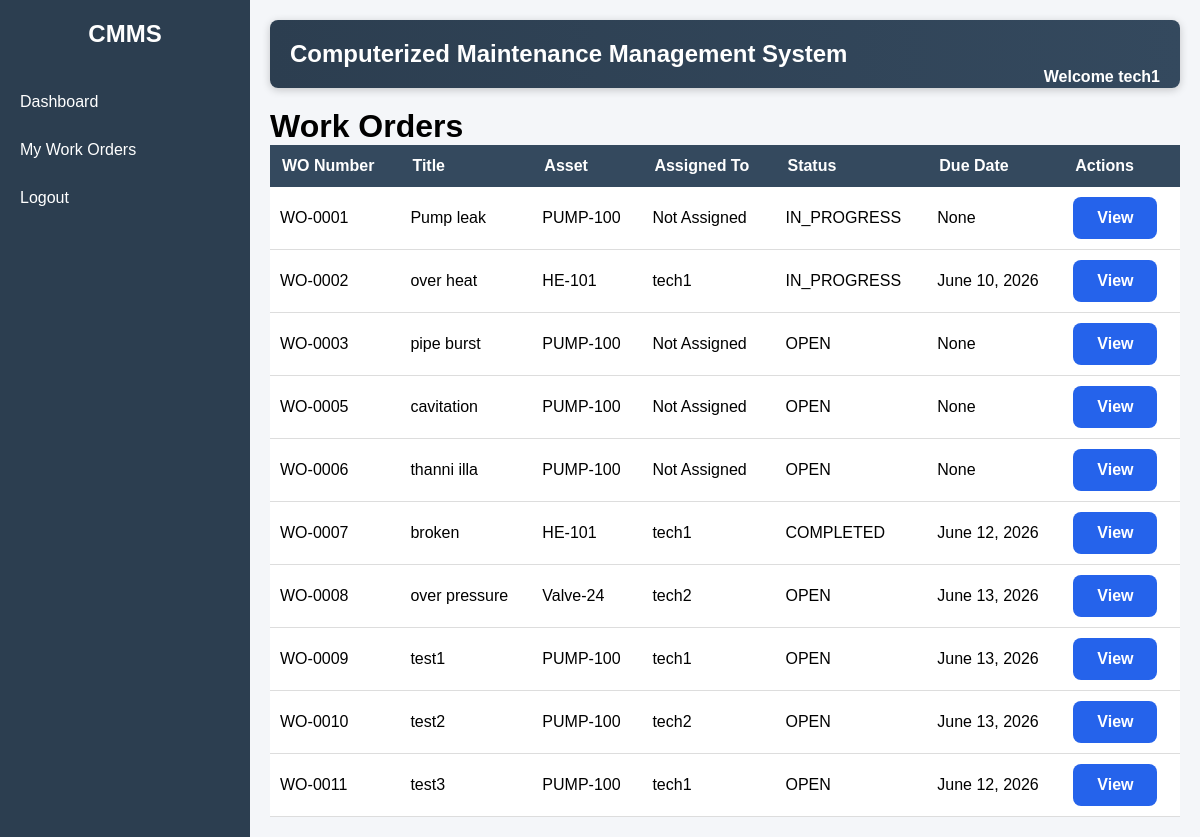
/workorders/ (signed in), run on an earlier commit of the app's database.
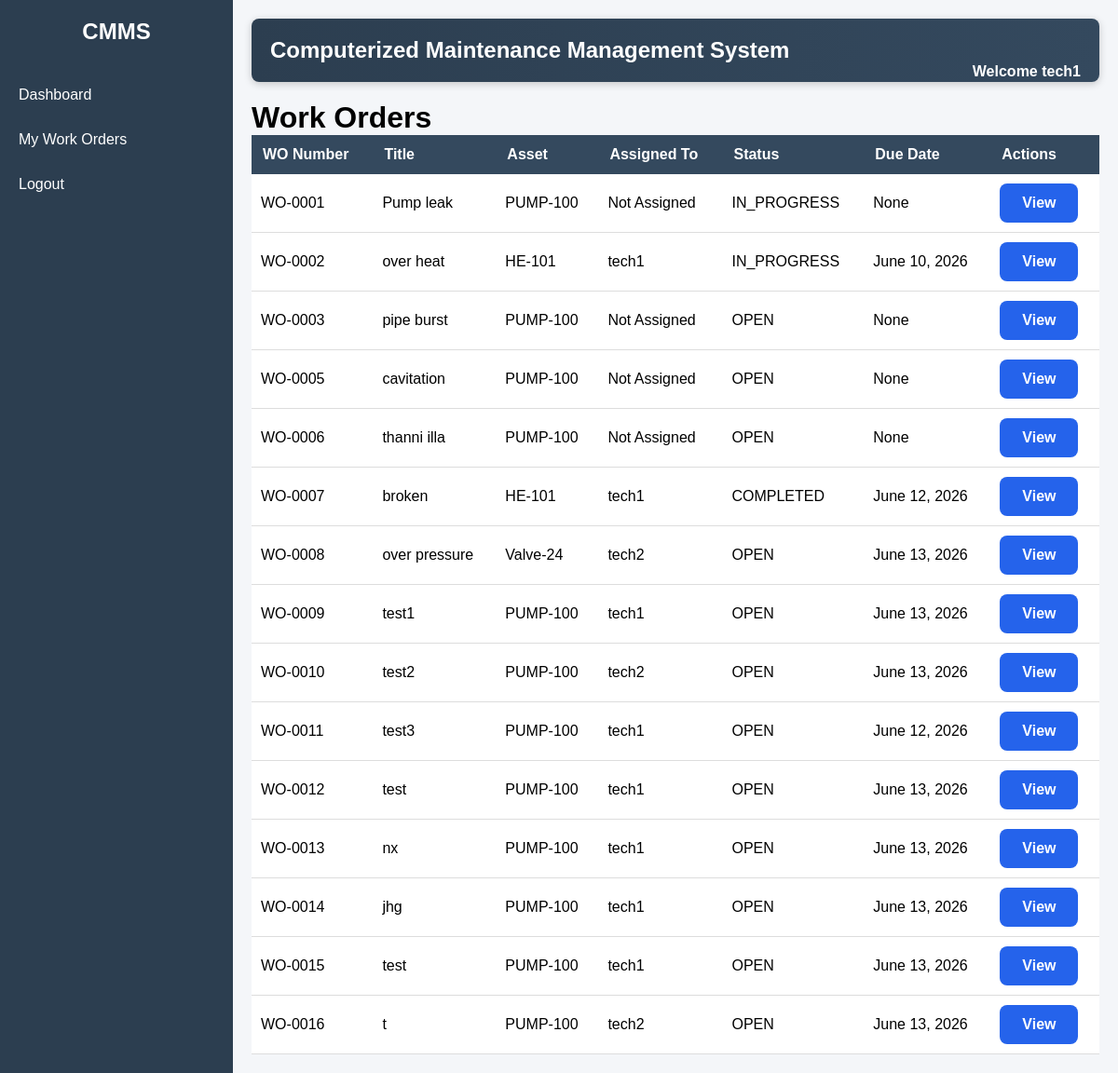
And on a later commit of the database.
### workorders/models.py (models this page shows, shortened)
class WorkOrder(models.Model):
    STATUS_CHOICES = [
        ('OPEN', 'Open'),
        ('IN_PROGRESS', 'In Progress'),
        ('COMPLETED', 'Completed'),
    ]
    work_order_number = models.CharField(
        max_length=20,
        unique=True,
        blank=True
    )
    title = models.CharField(
        max_length=200
    )
    description = models.TextField()
    asset = models.ForeignKey(
        Asset,
        on_delete=models.CASCADE
    )
    status = models.CharField(
        max_length=20,
        choices=STATUS_CHOICES,
        default='OPEN'
    )
    created_date = models.DateField(
        auto_now_add=True
    )
    updated_date = models.DateTimeField(
        auto_now=True
    )
    assigned_to = models.ForeignKey(
        User,
        on_delete=models.SET_NULL,
        null=True,
        blank=True,
        related_name='assigned_work_orders'
    )
    due_date = models.DateField(
        null=True,
        blank=True
    )

### assets/models.py (models this page shows, shortened)
class Asset(models.Model):
    STATUS_CHOICES = [
        ('ACTIVE', 'Active'),
        ('INACTIVE', 'Inactive'),
        ('UNDER_MAINTENANCE', 'Under Maintenance'),
    ]
    CRITICALITY_CHOICES = [
        ('LOW', 'Low'),
        ('MEDIUM', 'Medium'),
        ('HIGH', 'High'),
    ]
    asset_code = models.CharField(max_length=50, unique=True)
    name = models.CharField(max_length=200)
    installation_date = models.DateField()
    status = models.CharField(
        max_length=20,
        choices=STATUS_CHOICES,
        default='ACTIVE'
    )
    criticality = models.CharField(
        max_length=10,
        choices=CRITICALITY_CHOICES,
        default='MEDIUM'
    )
    created_at = models.DateTimeField(auto_now_add=True)
    updated_at = models.DateTimeField(auto_now=True)

### workorders/views.py (the view)
# urls.py: path('', work_order_list, name='work_order_list'),
@login_required
def work_order_list(request):
    work_orders = get_all_work_orders()
    return render(
        request,
        'workorders/work_order_list.html',
        {
            'work_orders': work_orders,
            'current_page': 'workorders',
        }
    )

### accounts/context_processors.py (called while the page is built)
def user_roles(request):
    if not request.user.is_authenticated:
        return {}
    return {
        'is_admin': is_admin(request.user),
        'is_manager': is_manager(request.user),
        'is_technician': is_technician(request.user),
        'is_admin_or_manager': is_admin_or_manager(request.user),
    }

### accounts/permissions.py (called while the page is built)
def is_admin(user):
    return user.groups.filter(name='Admin').exists()

def is_manager(user):
    return user.groups.filter(name='Manager').exists()

def is_technician(user):
    return user.groups.filter(name='Technician').exists()

def is_admin_or_manager(user):
    return (
        is_admin(user)
        or
        is_manager(user)
    )

### workorders/services.py (called while the page is built)
def get_all_work_orders():
    return WorkOrder.objects.all()

### templates/workorders/work_order_list.html (shortened to what this page needs)
{% extends 'base.html' %}
{% block content %}
<h1>Work Orders</h1>
<table>
    <tr>
        <th>WO Number</th>
        <th>Title</th>
        <th>Asset</th>
        <th>Assigned To</th>
        <th>Status</th>
        <th>Due Date</th>
        <th>Actions</th>
    </tr>
    {% for work_order in work_orders %}
    <tr>
        <td>
            {{ work_order.work_order_number }}
        </td>
        <td>
            {{ work_order.title }}
        </td>
        <td>
            {{ work_order.asset.asset_code }}
        </td>
        <td>
            {% if work_order.assigned_to %}
                {{ work_order.assigned_to.username }}
            {% else %}
                Not Assigned
            {% endif %}
        </td>
        <td>
            {{ work_order.status }}
        </td>
        <td>
            {{ work_order.due_date }}
        </td>
        <td>
            <a href="/workorders/{{ work_order.id }}/"
               class="action-btn">
                View
            </a>
        </td>
    </tr>
    {% empty %}
    <tr>
        <td colspan="7">
            No work orders found.
        </td>
    </tr>
    {% endfor %}
</table>
{% endblock %}

### templates/base.html (shortened to what this page needs)
{% load static %}
<!DOCTYPE html>
<html>
<head>
        <link rel="stylesheet"
          href="{% static 'css/style.css' %}">
</head>
<body>
<div class="layout">
    <div class="sidebar">
        <h2>CMMS</h2>
        <a href="{% url 'dashboard' %}"
        class="{% if current_page == 'dashboard' %}active-link{% endif %}">
            Dashboard
        </a>
        {% if is_technician %}
        <a href="{% url 'my_work_orders' %}"
        class="{% if current_page == 'myworkorders' %}active-link{% endif %}">
            My Work Orders
        </a>
        {% endif %}
        <a href="/logout/">
            Logout
        </a>
    </div>
    <div class="content">
        <div class="topbar">
            <h2>
                Computerized Maintenance Management System
            </h2>
            <span class="welcome">
                Welcome
                {{ request.user.username }}
            </span>
        </div>
        {% block content %}
        {% endblock %}
    </div>
</div>
</body>
</html>

### static/css/style.css (style rules this page uses)
* { margin: 0; padding: 0; box-sizing: border-box; }
body { font-family: Arial, sans-serif; background-color: #f4f6f9; }
.layout { display: flex; min-height: 100vh; }
.sidebar { width: 250px; background-color: #2c3e50; color: white; padding-top: 20px; }
.sidebar h2 { text-align: center; margin-bottom: 30px; }
.sidebar a { display: block; color: white; text-decoration: none; padding: 15px 20px; }
.content { flex: 1; padding: 20px; }
.topbar { background: linear-gradient( 90deg, #2c3e50, #34495e ); color: white; padding: 20px; margin-bottom: 20px; border-radius: 8px; box-shadow: 0 2px 8px rgba(0,0,0,0.2); }
.topbar h2 { margin: 0; }
.welcome { float: right; font-weight: bold; }
table { width: 100%; border-collapse: collapse; background-color: white; }
th { background-color: #34495e; color: white; padding: 12px; text-align: left; }
td { padding: 10px; border-bottom: 1px solid #ddd; }
.action-btn { display: inline-block; padding: 12px 24px; background: #2563eb; color: white; text-decoration: none; border-radius: 8px; font-weight: 600; transition: 0.2s; }

What changed in the data, as far as the page shows it:
added WorkOrder: work_order_number "WO-0012", title "test", asset.asset_code "PUMP-100", assigned_to.username "tech1", status "OPEN", due_date "June 13, 2026"
added WorkOrder: work_order_number "WO-0013", title "nx", asset.asset_code "PUMP-100", assigned_to.username "tech1", status "OPEN", due_date "June 13, 2026"
added WorkOrder: work_order_number "WO-0014", title "jhg", asset.asset_code "PUMP-100", assigned_to.username "tech1", status "OPEN", due_date "June 13, 2026"
added WorkOrder: work_order_number "WO-0015", title "test", asset.asset_code "PUMP-100", assigned_to.username "tech1", status "OPEN", due_date "June 13, 2026"
added WorkOrder: work_order_number "WO-0016", title "t", asset.asset_code "PUMP-100", assigned_to.username "tech2", status "OPEN", due_date "June 13, 2026"
